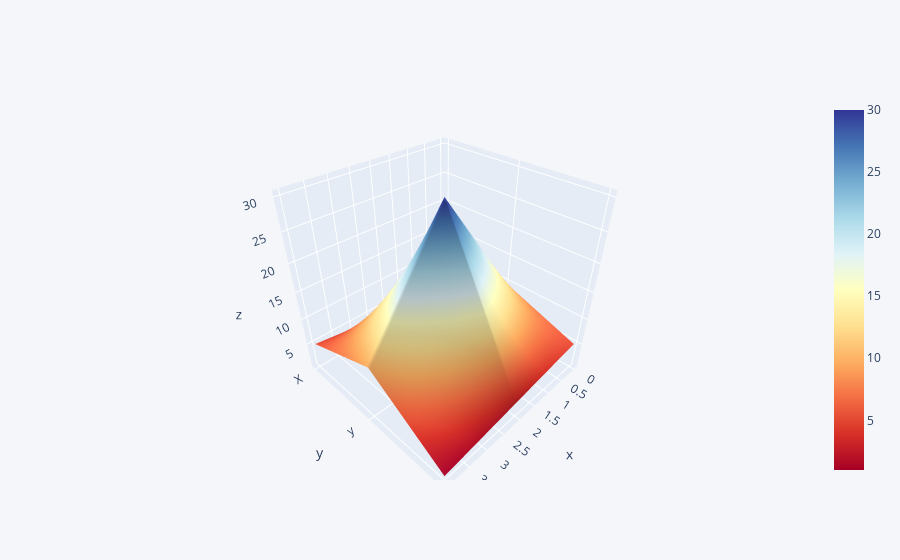

Source (notebook cell):
### Code cell
df3.iplot(kind='surface',colorscale='rdylbu')

### Figure 1 — Plotly figure (JSON) as saved in the notebook; plotly's stock layout.template omitted (floating-point values rounded to 4 significant figures)
{"data": [{"colorscale": [[0, "rgb(165,0,38)"], [0.1, "rgb(215,48,39)"], [0.2, "rgb(244,109,67)"], [0.3, "rgb(253,174,97)"], [0.4, "rgb(254,224,144)"], [0.5, "rgb(255,255,191)"], [0.6, "rgb(224,243,248)"], [0.7, "rgb(171,217,233)"], [0.8, "rgb(116,173,209)"], [0.9, "rgb(69,117,180)"], [1, "rgb(49,54,149)"]], "type": "surface", "x": [0, 1, 2, 3, 4], "y": ["X", "y", "z"], "z": [[1, 2, 3, 4, 5], [10, 20, 30, 20, 10], [5, 4, 3, 2, 1]]}], "layout": {"legend": {"bgcolor": "#F5F6F9", "font": {"color": "#4D5663"}}, "paper_bgcolor": "#F5F6F9", "plot_bgcolor": "#F5F6F9", "title": {"font": {"color": "#4D5663"}}, "xaxis": {"gridcolor": "#E1E5ED", "showgrid": true, "tickfont": {"color": "#4D5663"}, "title": {"font": {"color": "#4D5663"}, "text": ""}, "zerolinecolor": "#E1E5ED"}, "yaxis": {"gridcolor": "#E1E5ED", "showgrid": true, "tickfont": {"color": "#4D5663"}, "title": {"font": {"color": "#4D5663"}, "text": ""}, "zerolinecolor": "#E1E5ED"}}}
